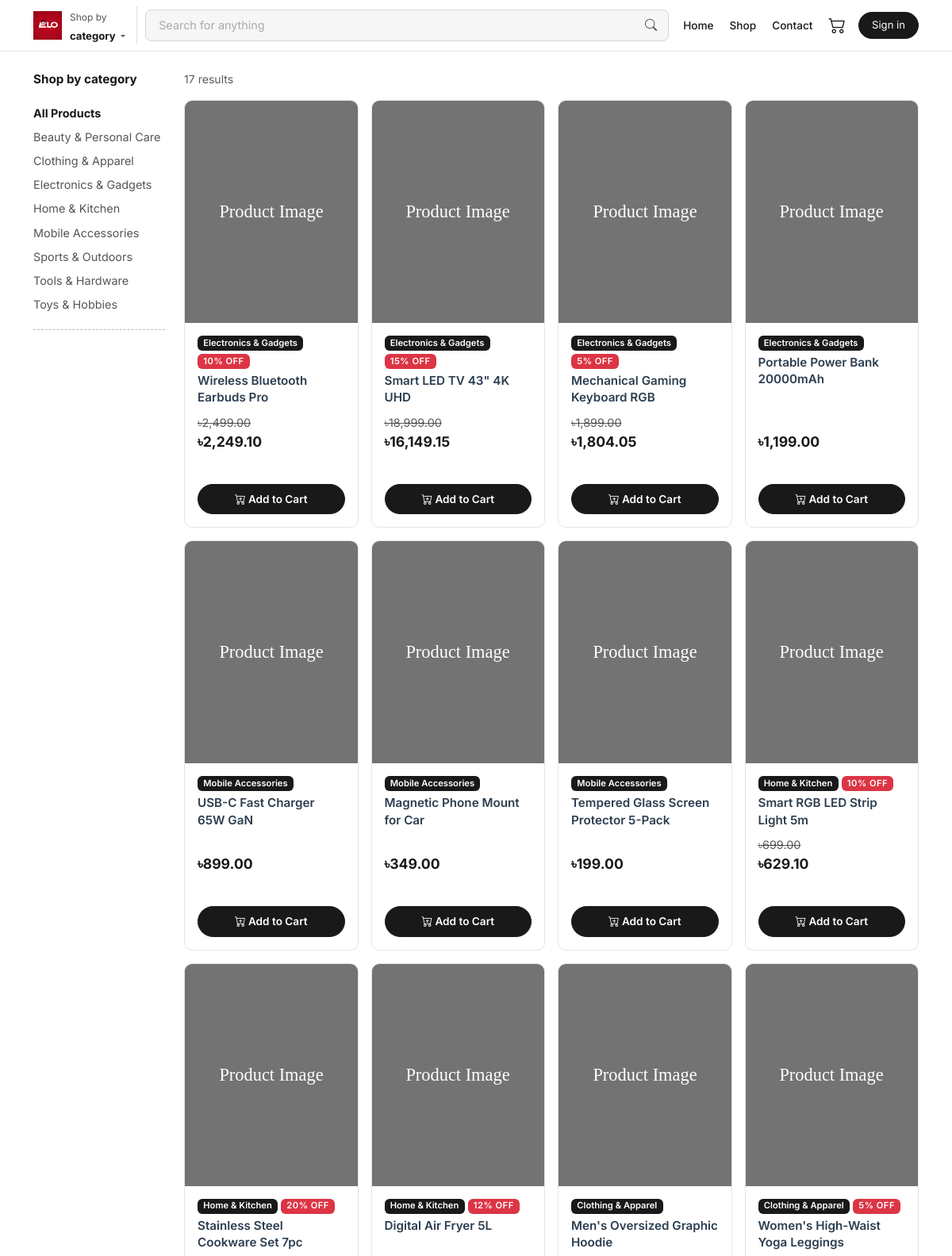
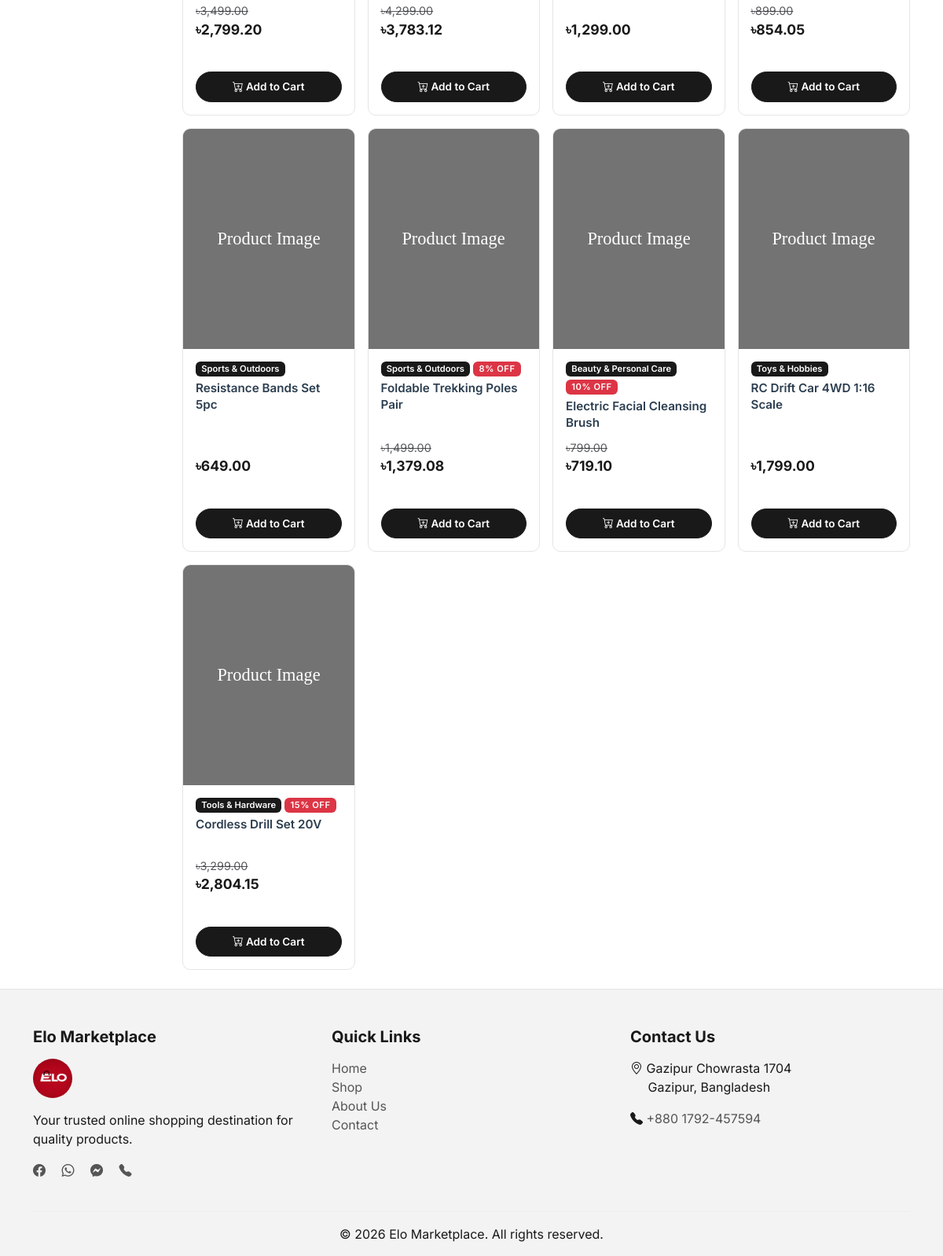
The page /shop.php on the database its author committed (2 pictures, top to bottom).
### tables this page shows
CREATE TABLE `categories` (
  `id` int(11) NOT NULL AUTO_INCREMENT,
  `name` varchar(100) NOT NULL,
  `description` text DEFAULT NULL,
  `image` varchar(255) DEFAULT NULL,
  `created_at` timestamp NOT NULL DEFAULT current_timestamp(),
  PRIMARY KEY (`id`)
);

CREATE TABLE `products` (
  `id` int(11) NOT NULL AUTO_INCREMENT,
  `name` varchar(150) NOT NULL,
  `description` text DEFAULT NULL,
  `price` decimal(10,2) NOT NULL,
  `discount_percentage` decimal(5,2) DEFAULT 0.00,
  `stock` int(11) DEFAULT 0,
  `category_id` int(11) DEFAULT NULL,
  `sku` varchar(50) DEFAULT NULL,
  `image` varchar(255) DEFAULT NULL,
  `images` text DEFAULT NULL,
  `status` tinyint(1) DEFAULT 1,
  `created_at` timestamp NOT NULL DEFAULT current_timestamp(),
  PRIMARY KEY (`id`),
  KEY `category_id` (`category_id`),
  CONSTRAINT `products_ibfk_1` FOREIGN KEY (`category_id`) REFERENCES `categories` (`id`) ON DELETE SET NULL
);

### app/models/Category.php (called while the page is built, shortened)
<?php
class Category {
    private $conn;
    private $table_name = "categories";
    public function __construct($db) {
        $this->conn = $db;
    }
    public function getAll() {
        $query = "SELECT * FROM " . $this->table_name . "
                  ORDER BY name ASC";
        $stmt = $this->conn->prepare($query);
        $stmt->execute();
        return $stmt->fetchAll(PDO::FETCH_ASSOC);
    }
}
?>

### app/helpers/validation.php (called while the page is built, shortened)
<?php
function e($string) {
    return htmlspecialchars($string, ENT_QUOTES, 'UTF-8');
}
function formatPrice($price) {
    return '৳' . number_format($price, 2);
}
function calculateDiscountedPrice($price, $discount_percentage) {
    $discount = floatval($discount_percentage);
    if ($discount > 0) {
        return $price - ($price * $discount / 100);
    }
    return $price;
}
function hasDiscount($discount_percentage) {
    return $discount_percentage !== null && floatval($discount_percentage) > 0;
}
?>

### app/models/Product.php (called while the page is built, shortened)
<?php
class Product {
    private $conn;
    private $table_name = "products";
    public function __construct($db) {
        $this->conn = $db;
    }
    public function getAll($limit = null, $offset = 0, $active_only = true) {
        $query = "SELECT p.*, c.name as category_name
                  FROM " . $this->table_name . " p
                  LEFT JOIN categories c ON p.category_id = c.id";
        if ($active_only) {
            $query .= " WHERE p.status = 1";
        }
        $query .= " ORDER BY p.created_at DESC";
        $stmt = $this->conn->prepare($query);
        $stmt->execute();
        return $stmt->fetchAll(PDO::FETCH_ASSOC);
    }
}
?>

### app/helpers/image_helper.php (called while the page is built, shortened)
<?php
function getProductPrimaryImage($product) {
    return BASE_URL . '/public/assets/images/placeholder-product.svg';
}
?>

### public/shop.php (the view, shortened to what this page needs)
<?php
require_once '../app/helpers/validation.php';
require_once '../app/helpers/image_helper.php';
require_once '../app/models/Product.php';
require_once '../app/models/Category.php';
$database = new Database();
$db = $database->getConnection();
$productModel = new Product($db);
$categoryModel = new Category($db);
$category_id = isset($_GET['category']) ? intval($_GET['category']) : null;
$search = isset($_GET['search']) ? sanitizeString($_GET['search']) : '';
if ($search) {
    $products = $productModel->search($search);
} elseif ($category_id) {
    $products = $productModel->getByCategory($category_id);
} else {
    $products = $productModel->getAll();
}
$categories = $categoryModel->getAll();
include 'includes/header.php';
?>
<div class="container my-4">
    <div class="row">
        <div class="col-lg-2 d-none d-lg-block">
            <div class="shop-cat-sidebar">
                <p class="fw-bold mb-3" style="font-size:0.95rem; color:#191919;">Shop by category</p>
                <ul class="list-unstyled mb-0">
                    <li>
                        <a href="<?= BASE_URL ?>/public/shop.php<?= $search ? '?search='.urlencode($search) : '' ?>"
                           class="shop-cat-link <?= !$category_id ? 'active' : '' ?>">
                            All Products
                        </a>
                    </li>
                    <?php foreach ($categories as $category): ?>
                    <li>
                        <a href="<?= BASE_URL ?>/public/shop.php?category=<?= $category['id'] ?><?= $search ? '&search='.urlencode($search) : '' ?>"
                           class="shop-cat-link <?= $category_id == $category['id'] ? 'active' : '' ?>">
                            <?= e($category['name']) ?>
                        </a>
                    </li>
                    <?php endforeach; ?>
                </ul>
            </div>
        </div>
        <div class="col-lg-10">
            <p class="text-muted mb-3" style="font-size:0.88rem;"><?= count($products) ?> results</p>
            <?php if (count($products) > 0): ?>
            <div class="row g-3">
                <?php foreach ($products as $product): ?>
                <div class="col-6 col-md-4 col-lg-3">
                    <a href="<?= BASE_URL ?>/public/product.php?id=<?= $product['id'] ?>" class="text-decoration-none text-dark">
                        <div class="card h-100 product-card d-flex flex-column">
                            <div class="product-image-container">
                                <img src="<?= e(getProductPrimaryImage($product)) ?>"
                                     class="product-image"
                                     alt="<?= e($product['name']) ?>"
                                     onerror="this.src='<?= BASE_URL ?>/public/assets/images/placeholder-product.svg'">
                            </div>
                            <div class="card-body p-2 p-md-3 flex-grow-1">
                                <div class="mb-1 d-flex flex-wrap gap-1">
                                    <span class="badge bg-success small"><?= e($product['category_name']) ?></span>
                                    <?php if (hasDiscount($product['discount_percentage'])): ?>
                                        <span class="badge bg-danger small"><?= number_format($product['discount_percentage'], 0) ?>% OFF</span>
                                    <?php endif; ?>
                                </div>
                                <h6 class="card-title small mb-2"><?= e($product['name']) ?></h6>
                                <div class="mb-2">
                                    <?php if (hasDiscount($product['discount_percentage'])): ?>
                                        <p class="text-muted text-decoration-line-through small mb-0"><?= formatPrice($product['price']) ?></p>
                                        <p class="text-success fw-bold mb-0"><?= formatPrice(calculateDiscountedPrice($product['price'], $product['discount_percentage'])) ?></p>
                                    <?php else: ?>
                                        <p class="text-success fw-bold mb-0"><?= formatPrice($product['price']) ?></p>
                                    <?php endif; ?>
                                </div>
                            </div>
                            <div class="card-footer bg-transparent border-0 p-2 p-md-3 mt-auto">
                                <?php if ($product['stock'] > 0): ?>
                                    <button class="btn btn-success btn-sm w-100 add-to-cart" data-id="<?= $product['id'] ?>" onclick="event.preventDefault(); event.stopPropagation();">
                                        <i class="bi bi-cart-plus"></i> <span class="d-none d-md-inline">Add to Cart</span><span class="d-inline d-md-none">Add</span>
                                    </button>
                                <?php else: ?>
                                    <button class="btn btn-secondary btn-sm w-100" disabled>
                                        <i class="bi bi-x-circle"></i> Out of Stock
                                    </button>
                                <?php endif; ?>
                            </div>
                        </div>
                    </a>
                </div>
                <?php endforeach; ?>
            </div>
            <?php else: ?>
            <div class="alert alert-info">
                <i class="bi bi-info-circle"></i> No products found.
            </div>
            <?php endif; ?>
        </div>
    </div>
</div>
<?php include 'includes/footer.php'; ?>

### public/assets/css/style.css (style rules this page uses)
:root { --primary-color: #191919; --secondary-color: #000000; --primary-rgb: 25, 25, 25; --font-family: 'Inter', -apple-system, BlinkMacSystemFont, 'Segoe UI', sans-serif; }
* { font-family: var(--font-family) !important; }
.btn-success { background-color: var(--primary-color) !important; border-color: var(--primary-color) !important; color: #fff !important; }
.text-success { color: var(--primary-color) !important; }
.bg-success { background-color: var(--primary-color) !important; }
.badge.bg-success { background-color: var(--primary-color) !important; }
html { height: 100%; }
body { min-height: 100vh; display: flex; flex-direction: column; }
.product-card { transition: box-shadow 0.2s ease, border-color 0.2s ease; border: 1px solid #e5e5e5; border-radius: 12px; overflow: hidden; background: #ffffff; display: flex; flex-direction: column; height: 100%; box-shadow: none; }
.product-image-container { width: 100%; height: 280px; overflow: hidden; background: #f8f9fa; display: flex; align-items: center; justify-content: center; position: relative; flex-shrink: 0; padding: 0; }
.product-image { width: 100%; height: 100%; object-fit: cover; object-position: center; transition: transform 0.3s ease; }
.product-card .card-body { flex: 1; display: flex; flex-direction: column; padding: 1rem; }
.product-card .card-title { font-size: 0.95rem; font-weight: 600; color: #2c3e50; margin-bottom: 0.5rem; line-height: 1.4; min-height: 2.8rem; display: -webkit-box; -webkit-line-clamp: 2; -webkit-box-orient: vertical; overflow: hidden; }
.product-card .card-body > div:has(.text-success) { margin-top: auto; }
.product-card .card-footer { background: transparent; border-top: 1px solid #e0e0e0; padding: 0.75rem 1rem; margin-top: auto; }
.product-card .badge { font-size: 0.7rem; font-weight: 600; padding: 0.35em 0.65em; }
.product-card .text-success { font-size: 1.1rem; font-weight: 700; color: var(--primary-color); }
.product-card .text-decoration-line-through { font-size: 0.9rem; color: #6c757d; }
.product-card .btn { font-size: 0.85rem; font-weight: 600; padding: 0.5rem 1rem; border-radius: 50px !important; transition: all 0.2s ease; }
.btn-success, .btn-outline-success { border-radius: 50px !important; }
.shop-cat-link, .shop-cat-link:link, .shop-cat-link:visited { display: block; font-size: 0.9rem; color: #555 !important; text-decoration: none !important; padding: 5px 0; line-height: 1.4; transition: color 0.15s ease; }
.shop-cat-link.active, .shop-cat-link.active:link, .shop-cat-link.active:visited { color: #191919 !important; font-weight: 700; text-decoration: none !important; }
.shop-cat-sidebar { border-bottom: 1px dashed #bbb; padding-bottom: 16px; }
a:has(.product-card) { text-decoration: none; display: block; height: 100%; }
.badge.bg-danger { font-weight: 600; letter-spacing: 0.5px; }
.card { border-radius: 10px; overflow: hidden; }
.badge { padding: 0.5em 0.8em; font-weight: 500; }
@media (min-width: 992px) { .product-image-container { height: 280px; } }

### rows shown on the page
categories: name "Beauty & Personal Care"
categories: name "Clothing & Apparel"
categories: name "Electronics & Gadgets"
categories: name "Home & Kitchen"
categories: name "Mobile Accessories"
categories: name "Sports & Outdoors"
categories: name "Tools & Hardware"
categories: name "Toys & Hobbies"
products: category.name "Electronics & Gadgets", discount_percentage "10", name "Wireless Bluetooth Earbuds Pro", price "৳2,499.00", price+discount_percentage "৳2,249.10"
products: category.name "Electronics & Gadgets", discount_percentage "15", name "Smart LED TV 43\" 4K UHD", price "৳18,999.00", price+discount_percentage "৳16,149.15"
products: category.name "Electronics & Gadgets", discount_percentage "5", name "Mechanical Gaming Keyboard RGB", price "৳1,899.00", price+discount_percentage "৳1,804.05"
products: category.name "Electronics & Gadgets", name "Portable Power Bank 20000mAh", price "৳1,199.00"
products: category.name "Mobile Accessories", name "USB-C Fast Charger 65W GaN", price "৳899.00"
products: category.name "Mobile Accessories", name "Magnetic Phone Mount for Car", price "৳349.00"
products: category.name "Mobile Accessories", name "Tempered Glass Screen Protector 5-Pack", price "৳199.00"
products: category.name "Home & Kitchen", discount_percentage "10", name "Smart RGB LED Strip Light 5m", price "৳699.00", price+discount_percentage "৳629.10"
products: category.name "Home & Kitchen", discount_percentage "20", name "Stainless Steel Cookware Set 7pc", price "৳3,499.00", price+discount_percentage "৳2,799.20"
products: category.name "Home & Kitchen", discount_percentage "12", name "Digital Air Fryer 5L", price "৳4,299.00", price+discount_percentage "৳3,783.12"
products: category.name "Clothing & Apparel", name "Men's Oversized Graphic Hoodie", price "৳1,299.00"
products: category.name "Clothing & Apparel", discount_percentage "5", name "Women's High-Waist Yoga Leggings", price "৳899.00", price+discount_percentage "৳854.05"
products: category.name "Sports & Outdoors", name "Resistance Bands Set 5pc", price "৳649.00"
products: category.name "Sports & Outdoors", discount_percentage "8", name "Foldable Trekking Poles Pair", price "৳1,499.00", price+discount_percentage "৳1,379.08"
products: category.name "Beauty & Personal Care", discount_percentage "10", name "Electric Facial Cleansing Brush", price "৳799.00", price+discount_percentage "৳719.10"
products: category.name "Toys & Hobbies", name "RC Drift Car 4WD 1:16 Scale", price "৳1,799.00"
products: category.name "Tools & Hardware", discount_percentage "15", name "Cordless Drill Set 20V", price "৳3,299.00", price+discount_percentage "৳2,804.15"

### other values the page prints
count($products) "17"
